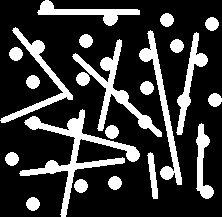
%> input picture VICO4/art.gif, 222 x 217 px
$ octave VICO4.m   (GNU Octave 9; MATLAB toolbox functions it lacks are replaced by stand-ins)
%> lines starting %> are read from the running program, lines starting %| are printed output that depends on the picture; in (x1, y1, x2, y2) boxes, pixels count from 0 and x2, y2 are one past the last pixel; in counts of white or black regions, pixels touching at a corner belong together; the program's own positions count from 1
%% Exercise 4 - Morphological Operators
%%

%% Loading images
art = imread('art.gif');
%> art: size 217x222 uint8; values 0 (black) and 1 (white), 22.2% white; 22 white regions, largest, box (x1, y1, x2, y2) and area: (19, 109, 140, 217) 2271, (72, 39, 162, 137) 1502, (139, 30, 182, 185) 1227
lines = imread('lines.gif');
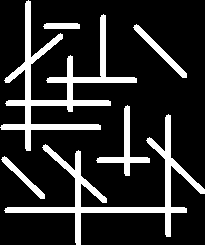
%> input picture VICO4/lines.gif, 205 x 245 px
%> lines: size 245x205 uint8; values 0 (black) and 1 (white), 16.9% white; 6 white regions, box (x1, y1, x2, y2) and area: (0, 0, 137, 151) 3611, (4, 114, 205, 245) 3181, (96, 105, 150, 176) 696, (133, 24, 187, 78) 459, (1, 156, 45, 199) 346, (43, 23, 80, 29) 213
holes = imread('holes.gif');
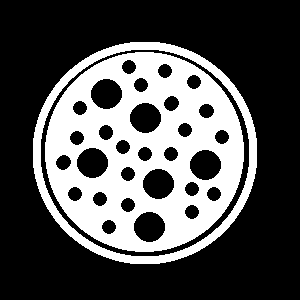
%> input picture VICO4/holes.gif, 300 x 300 px
%> holes: size 300x300 uint8; values 0 (black) and 1 (white), 32.1% white; 2 white regions, box (x1, y1, x2, y2) and area: (45, 52, 244, 252) 23498, (33, 42, 257, 264) 5432
figure
imshow(lines, []);
figure
imshow(art, []);
figure
imshow(holes, []);

%% Lines extraction
% Extracting the horizontal lines
% Opening is an erosion followed by a dilation, thus lines that are not
% vertical will be completly removed by the erosion step. Since there are
% no pixels left after this step they can not be restored by the dilation step afterwards.
% The structuring element is a line approximately double the size of the
% thickest horizontal spot which is where the angled lines intersect the
% vertical lines. These are about 10px wide and would not be removed by a
% smaller structuring element.

line = strel('line', 20, 0);
figure
imshow(-line.Neighborhood,[]);
title('Horizontal structuring element.');

horizontal = imopen(lines, line);
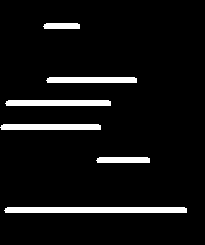
%> horizontal: size 245x205 uint8; values 0 (black) and 1 (white), 6.7% white; 6 white regions, box (x1, y1, x2, y2) and area: (4, 207, 187, 213) 1089, (5, 100, 111, 106) 627, (0, 124, 101, 130) 597, (46, 77, 137, 83) 537, (96, 157, 150, 163) 315, (43, 23, 80, 29) 213
figure
imshow(horizontal,[]);

% Extracting the vertical lines
% Same as above but the horizontal lines are eroded away instead and the
% structuring element is rotated by 90 degrees. Since the angled lines do
% not intersect any horizontal lines a smaller structuring element can be
% used.

line = strel('line',  10, 90);

figure
imshow(-line.Neighborhood,[]);
title('Vertical structuring element.');

vertical = imopen(lines, line);
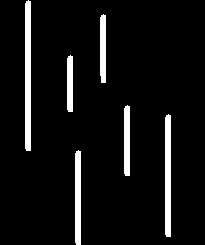
%> vertical: size 245x205 uint8; values 0 (black) and 1 (white), 6.6% white; 6 white regions, box (x1, y1, x2, y2) and area: (25, 0, 31, 151) 897, (165, 114, 171, 237) 729, (75, 150, 81, 245) 561, (124, 105, 130, 176) 417, (100, 14, 106, 83) 400, (67, 55, 73, 112) 333
figure
imshow(vertical,[]);

%% Removing lines
% Removing all lines by using a disk shaped structuring element.
% This is an opening as well so the same rules as above apply.
% A structuring element of the same size as the circles was chosen to erode
% away all lines.
% Since the lines in the middle cross right at the position where a circle is
% that circle is a bit bigger than the others. The erosion step can not
% remove the part of these lines because the structuring element is too
% small.

disk = strel('disk', 6, 0);

figure
imshow(-disk.Neighborhood,[]);
title('Disk structuring element.');

no_lines = imopen(art, disk);
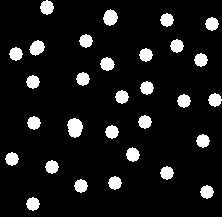
%> no_lines: size 217x222 uint8; values 0 (black) and 1 (white), 9.1% white; 30 white regions, largest, box (x1, y1, x2, y2) and area: (67, 118, 83, 138) 237, (103, 9, 118, 26) 182, (29, 40, 45, 56) 172
figure
imshow(no_lines,[]);

%% Removing holes
% The closing operation is defined as a dilate followed by an erosion.
% Dilate makes white thing fatter so holes disappear the erosion then
% restores the previous size of all holes that did not disappear in the
% dilate step.
%
% Using a closing operation it is possible to 'close' holes in a foreground
% object unfortunately the black circle around all disks gets also removed
% during the dilate step of the closing operation.

disk = strel('disk', 8, 0);

figure
imshow(-disk.Neighborhood,[]);
title('Disk structuring element.');

no_small_holes = imclose(holes,disk);
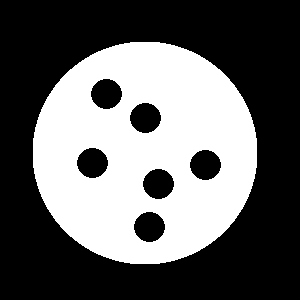
%> no_small_holes: size 300x300 uint8; values 0 (black) and 1 (white), 39% white; 1 white region, box (x1, y1, x2, y2) and area: (33, 42, 257, 264) 35080
figure
imshow(no_small_holes,[]);
